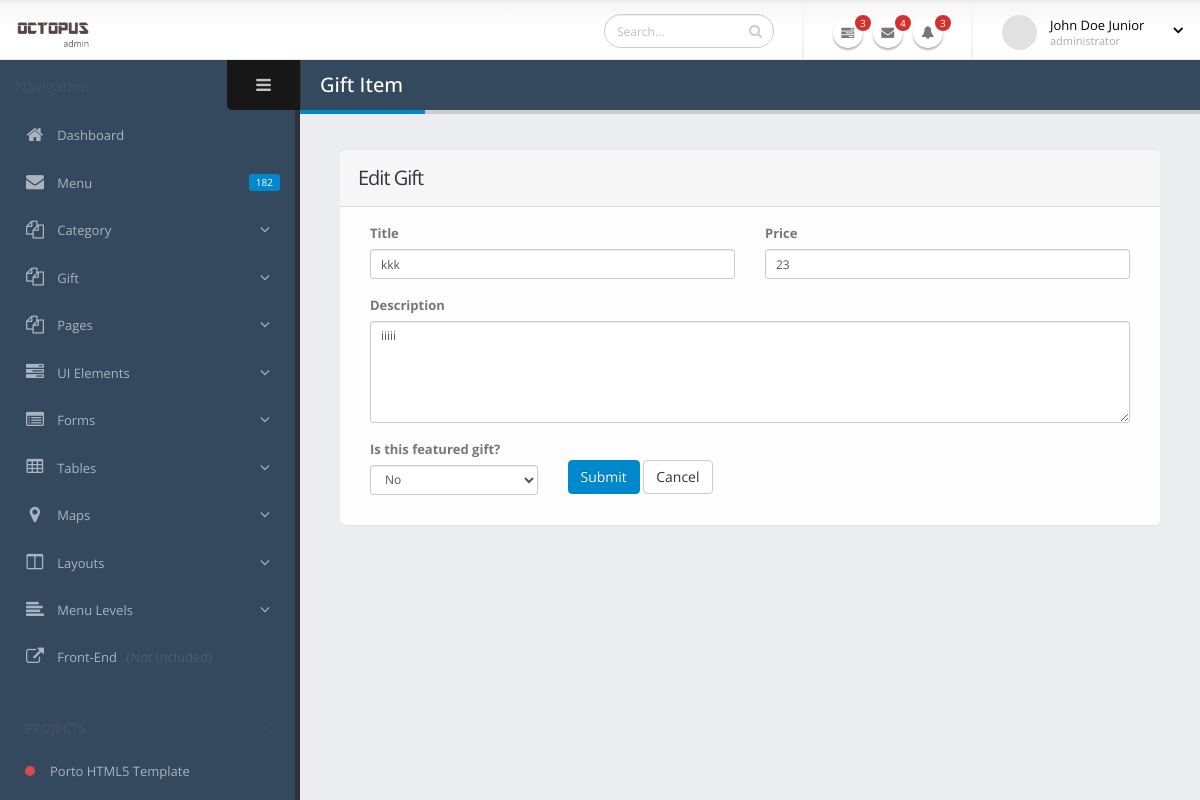
The page /admin/gift/edit?id=13 on the database as committed earlier.
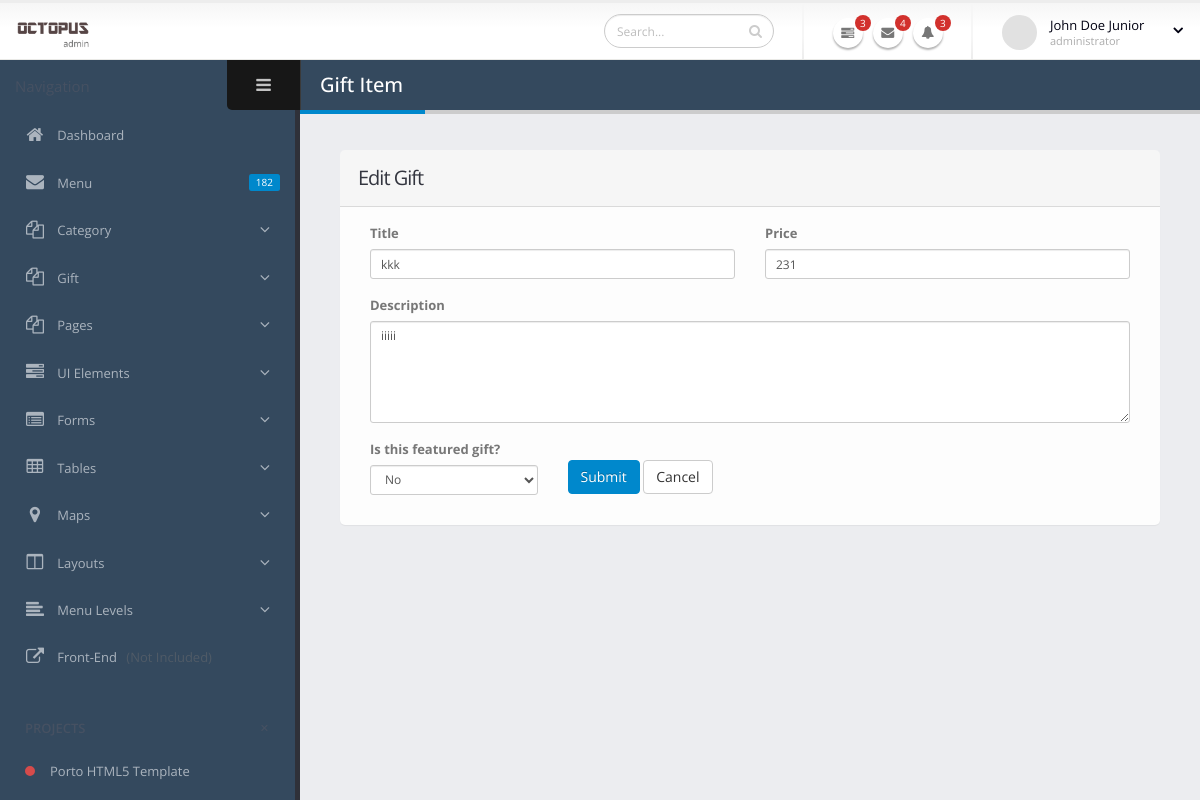
The same page on the database as committed later.
### tables this page shows
CREATE TABLE `gift` (
  `gift_id` int(11) NOT NULL,
  `title` varchar(50) NOT NULL,
  `description` text NOT NULL,
  `price` int(11) NOT NULL,
  `featured` tinyint(1) NOT NULL,
  `image` text NOT NULL
);

### application/controllers/admin/Gift.php (called while the page is built, shortened)
<?php
class Gift extends CI_Controller {
    public function edit() {
        $gift_id = $this->input->get('id');
        $result['gift'] = $this->Gift_model->get_by_id($gift_id);
        $this->load->view('admin/header');
        $this->load->view('admin/sidebar');
        $this->load->view('admin/gift_edit', $result);
        $this->load->view('admin/footer');
    }
}

### index.php (called while the page is built, shortened)
<?php
require_once BASEPATH.'core/CodeIgniter.php';

### application/models/Gift_model.php (called while the page is built, shortened)
<?php
class Gift_model extends CI_Model {
    public function get_by_id($gift_id) {
        $this->db->where('gift_id', $gift_id);
        $query = $this->db->get('gift');
        return $query->row();
    }
}

### application/views/admin/gift_edit.php (the view, shortened to what this page needs)
<section role="main" class="content-body">
    <header class="page-header">
        <h2>Gift Item</h2>
    </header>
    <div class="row">
        <div class="col-lg-12">
            <section class="panel">
                <header class="panel-heading">
                    <h2 class="panel-title">Edit Gift</h2>
                </header>
                <div class="panel-body">
                    <form action="<?php echo base_url() ?>admin/gift/update" id="gift" method="post" enctype="multipart/form-data">
                        <div class="form-group">
                            <div class="col-md-6">
                                <label><strong>Title</strong></label>
                                <input type="text" class="form-control input-sm mb-md" name="title" id="title" placeholder="Enter gift title" value="<?php echo $gift->title ?>">
                            </div>
                            <div class="col-md-6">
                                <label><strong>Price</strong></label>
                                <input type="number" class="form-control input-sm mb-md" name="price" id="price" placeholder="Enter gift price" value="<?php echo $gift->price ?>">
                            </div>
                            <div class="col-md-12">
                                <label><strong>Description</strong></label>
                                <textarea class="form-control input-sm mb-md" rows="5" name="description" id="description" placeholder="Enter gift description"><?php echo $gift->description ?></textarea>
                            </div>
                            <div class="col-md-3">
                                <label><strong>Is this featured gift?</strong></label>
                                <select name="featured" id="featured" data-plugin-selectTwo class="form-control populate input-sm mb-md">
                                    <?php
                                    if ($gt->featured) {
                                        ?>
                                        <option value="1" selected="">Yes</option>
                                        <option value="0">No</option>
                                        <?php
                                    } else {
                                        ?>
                                        <option value="0" selected="">No</option>
                                        <?php
                                    }
                                    ?>
                                </select>
                            </div>
                            <div class="col-md-3">
                                <br />
                                <button class="btn btn-primary">Submit</button>
                                <a href="<?php echo base_url() ?>admin/gift" class="btn btn-default" type="button">Cancel</a>
                            </div>
                        </div>
                    </form>
                </div>
            </section>
        </div>
    </div>
</section>

Rows that differ between the two databases and show on the page:
changed gift "kkk": price "23" → "231"
